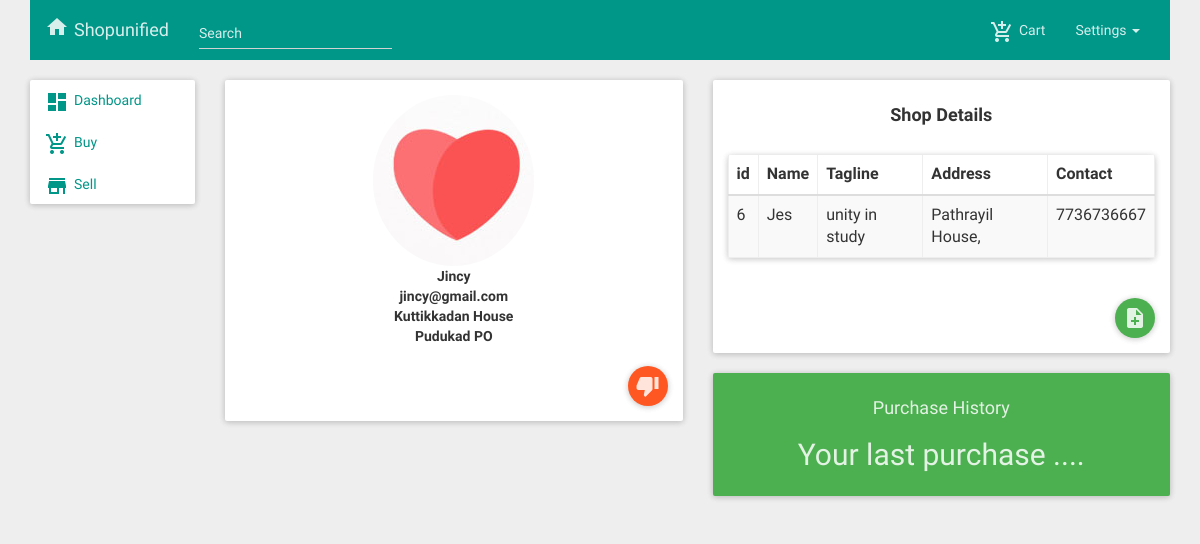
The page /profile.php (signed in) on the database its author committed.
### tables this page shows
CREATE TABLE `users` (
  `id` bigint(11) NOT NULL,
  `first_name` varchar(30) NOT NULL,
  `last_name` varchar(30) NOT NULL,
  `email_id` varchar(40) NOT NULL,
  `password` varchar(200) NOT NULL,
  `activation` varchar(200) NOT NULL,
  `address_1` varchar(50) NOT NULL,
  `address_2` varchar(50) NOT NULL
);

CREATE TABLE `shop` (
  `shop_id` bigint(20) NOT NULL,
  `shop_name` varchar(50) NOT NULL,
  `shop_tag` varchar(100) NOT NULL,
  `shop_website` varchar(50) NOT NULL,
  `shop_address` varchar(100) NOT NULL,
  `shop_contact` varchar(10) NOT NULL,
  `shop_lat` double NOT NULL,
  `shop_lon` double NOT NULL,
  `user_id` bigint(20) NOT NULL
);

### profile.php (the view, shortened to what this page needs)
<?php
$query="SELECT * FROM users WHERE id = '$_SESSION[id]'";
$result=mysql_query($query);
while ($row = mysql_fetch_array($result)){
        $name= $row['first_name'];
        $adress_1 = $row['address_1'];
        $adress_2=$row['address_2'];
      }
?>
<html>
   <head>
        <link href="css/bootstrap.css" rel="stylesheet">
        <link href="css/roboto.min.css" rel="stylesheet">
        <link href="css/material.min.css" rel="stylesheet">
        <link href="css/ripples.min.css" rel="stylesheet">
   </head>
   <body>
 <div class="container">
   	<?php include 'header.php' ;?>
		<div class="row">
              <div class="col-sm-2">
             <?php  include 'sidebar.php';?>
           	  </div>
            <div class="col-sm-10">
				<div class="row">
					<div class="col-lg-6">
						<div class="panel panel-body panel-primary">
							<img class="img-circle center-block" src="img/apolegy.jpg" alt="..." />
								<address>
										<p class="text-center">
										<strong><?php echo $name; ?></strong><br>
										<strong>
										<?php echo $_SESSION['user'] ?></br>
										<?php echo $adress_1; ?></br>
										<?php echo $adress_2; ?></br>	</strong>
										</p>
								</address>
								<a href="bas_prof_upd.php" class="btn btn-warning btn-fab btn-fab-mini"  class="icon-preview" style="float:right"><i class="mdi-action-thumb-down"></i> </a>
						</div>
					</div>
					<div class="col-lg-6">
						<div class="panel panel-body panel-primary">
						<h4><p class="text-center"><strong>Shop Details</strong></p></h4>
							<?php include 'shoplist.php';?>
							<a href="ad_new_shop.php" class="btn btn-success btn-fab btn-fab-mini"  class="icon-preview" style="float:right"><i class="mdi-action-note-add"></i> </a>
						</div>
						<div class="panel panel-body alert-success">
							<h4 class="text-center">Purchase History</h4>
							<h2 class="text-center">Your last purchase ....</h2>
						</div>
					</div>
				</div>
			</div>
		</div>
 </div>
    </body>
</html>

### shoplist.php (shortened to what this page needs)
<?php
echo '<div class="panel">';
$query="SELECT * FROM shop WHERE user_id = '$_SESSION[id]'";
   $result=mysql_query($query);
   echo '<table class="table table-striped table-hover table-responsive" border="1">';
   echo "<thead>";
   echo "<th>id</th>";
   echo "<th> Name</th>";
   echo "<th> Tagline</th>";
   echo "<th> Address</th>";
   echo "<th>Contact</th>";
   echo "</thead>";
   echo '<tbody>';
   while ($row = mysql_fetch_array($result)){
     echo "<tr>";
     echo "<td>",$row['shop_id'],"</td>";
     echo "<td>",$row['shop_name'],"</td>";
     echo "<td>",$row['shop_tag'],"</td>";
     echo "<td>",$row['shop_address'],"</td>";
     echo "<td>",$row['shop_contact'],"</td>";
     echo "</tr>";
   }
   echo '</tbody>';
   echo '</table>';
echo '</div>';
 ?>

### rows shown on the page
users: first_name "Jincy", address_1 "Kuttikkadan House", address_2 "Pudukad PO"
shop: shop_id "6", shop_name "Jes", shop_tag "unity in study", shop_address "Pathrayil House,", shop_contact "7736736667"

### other values the page prints
$_SESSION['user'] "jincy@gmail.com"
